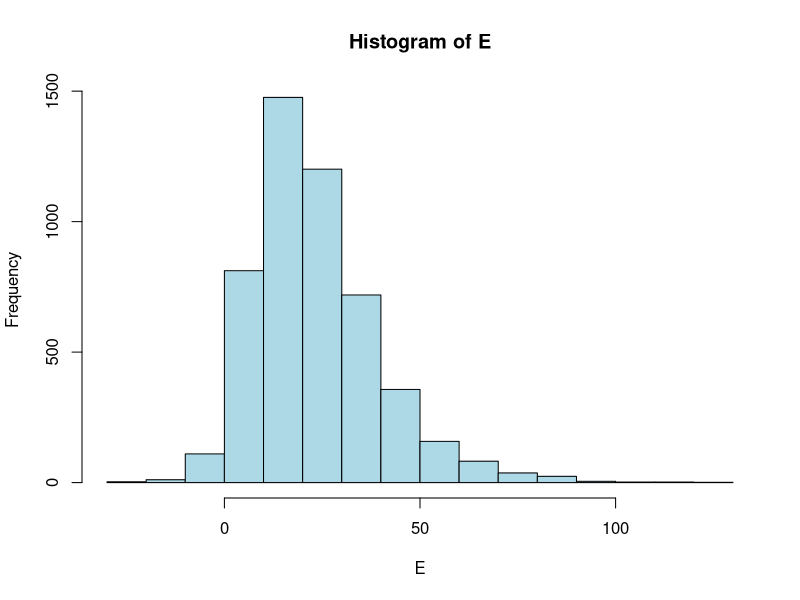

Here is the R script that generated this plot:
# PERC uncertainty Tuesday exercise 2

# Monte Carlo uncertainty propagation USLE model
n <- 5000
set.seed(12345)
R <- rnorm(n,297,72); K <-rnorm(n,0.10,0.05)
L <- rnorm(n,2.13,0.05); S <- rnorm(n,1.17,0.12)
C <- rnorm(n,0.63,0.15); P <- rnorm(n,0.50,0.10)
E <- R*K*L*S*C*P

mean(E); sd(E)
hist(E, col="LightBlue")

# Setting each uncertainty source to its mean, one by one
E_R <- 297*K*L*S*C*P
E_K <- R*0.10*L*S*C*P
E_L <- R*K*2.13*S*C*P
E_S <- R*K*L*1.17*C*P
E_C <- R*K*L*S*0.63*P
E_P <- R*K*L*S*C*0.50

var(E); var(E_R); var(E_K); var(E_L)
var(E_S); var(E_C); var(E_P)

# Uncertainty source contributions
C_R <- 1-var(E_R)/var(E)
C_K <- 1-var(E_K)/var(E)
C_L <- 1-var(E_L)/var(E)
C_S <- 1-var(E_S)/var(E)
C_C <- 1-var(E_C)/var(E)
C_P <- 1-var(E_P)/var(E)

# Can scale to sum to one:
sum <- C_R+C_K+C_L+C_S+C_C+C_P; sum
C_R <- C_R/sum; C_K <- C_K/sum
C_L <- C_L/sum; C_S <- C_S/sum
C_C <- C_C/sum; C_P <- C_P/sum

C_R; C_K; C_L; C_S; C_C; C_P
